Frame 1 (no input): blank canvas, image omitted
Frame 60 (the mouse pressed at the canvas centre just before this capture): blank canvas, image omitted
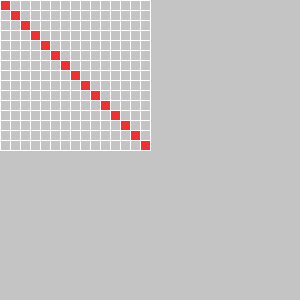
Frame 120 (the mouse held since frame 60 and released just before this capture)

The Processing sketch whose frames 1 and 60 were blank and that drew this single picture after the mouse press (run headless with seeded random() and noise(); from frame 60 on, the mouse is pressed at the canvas centre):

// Processing sketch: processing_7562
// ── processing_7562.pde

// Keith O'Hara <kohara@bard.edu>
// Feb 10 2010
// CMSC 117
//
// Nesting Loops
// 

void setup()
{
  size(300, 300);
  smooth();
}

void draw()
{
  background(196);
  
  noFill();
  for (int x = 0; x < mouseX; x = x + 10)
  {
    for (int y = 0; y < mouseY; y = y + 10)
    {
      rect(x, y, 10, 10);
    }
  }
  
  stroke(255, 255, 255);
  fill(255, 0, 0, 128);
  for (int x = 0; x < mouseX; x = x + 10)
  {
    rect(x, x, 10, 10);
  }
  for (int y = 0; y < mouseY; y = y + 10)
  {
    rect(y, y, 10, 10);
  }
}
